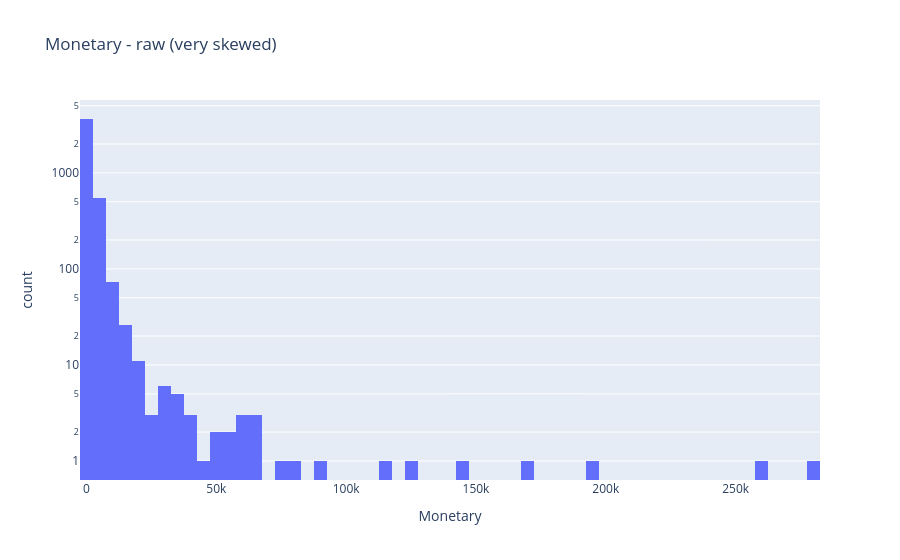

The cell this chart's notebook holds for it:
### Markdown cell above
Notice how **Monetary** and **Frequency** have a mean far above the median (50%) — a few customers spend enormously.
That skew would dominate a distance-based algorithm, so we apply `log1p` before scaling.

### Code cell
import plotly.express as px
px.histogram(rfm, x="Monetary", nbins=80, title="Monetary - raw (very skewed)", log_y=True).show()

### Figure 1 — Plotly figure (JSON) as saved in the notebook; plotly's stock layout.template omitted (floating-point values rounded to 4 significant figures; data arrays with more than 128 entries replaced by an {"elided": "..."} marker saying what was removed)
{"data": [{"bingroup": "x", "hovertemplate": "Monetary=%{x}<br>count=%{y}<extra></extra>", "legendgroup": "", "marker": {"color": "#636efa", "pattern": {"shape": ""}}, "name": "", "nbinsx": 80, "orientation": "v", "showlegend": false, "type": "histogram", "x": {"elided": "4338 float values"}, "xaxis": "x", "yaxis": "y"}], "layout": {"barmode": "relative", "legend": {"tracegroupgap": 0}, "title": {"text": "Monetary - raw (very skewed)"}, "xaxis": {"anchor": "y", "domain": [0, 1], "title": {"text": "Monetary"}}, "yaxis": {"anchor": "x", "domain": [0, 1], "title": {"text": "count"}, "type": "log"}}}
